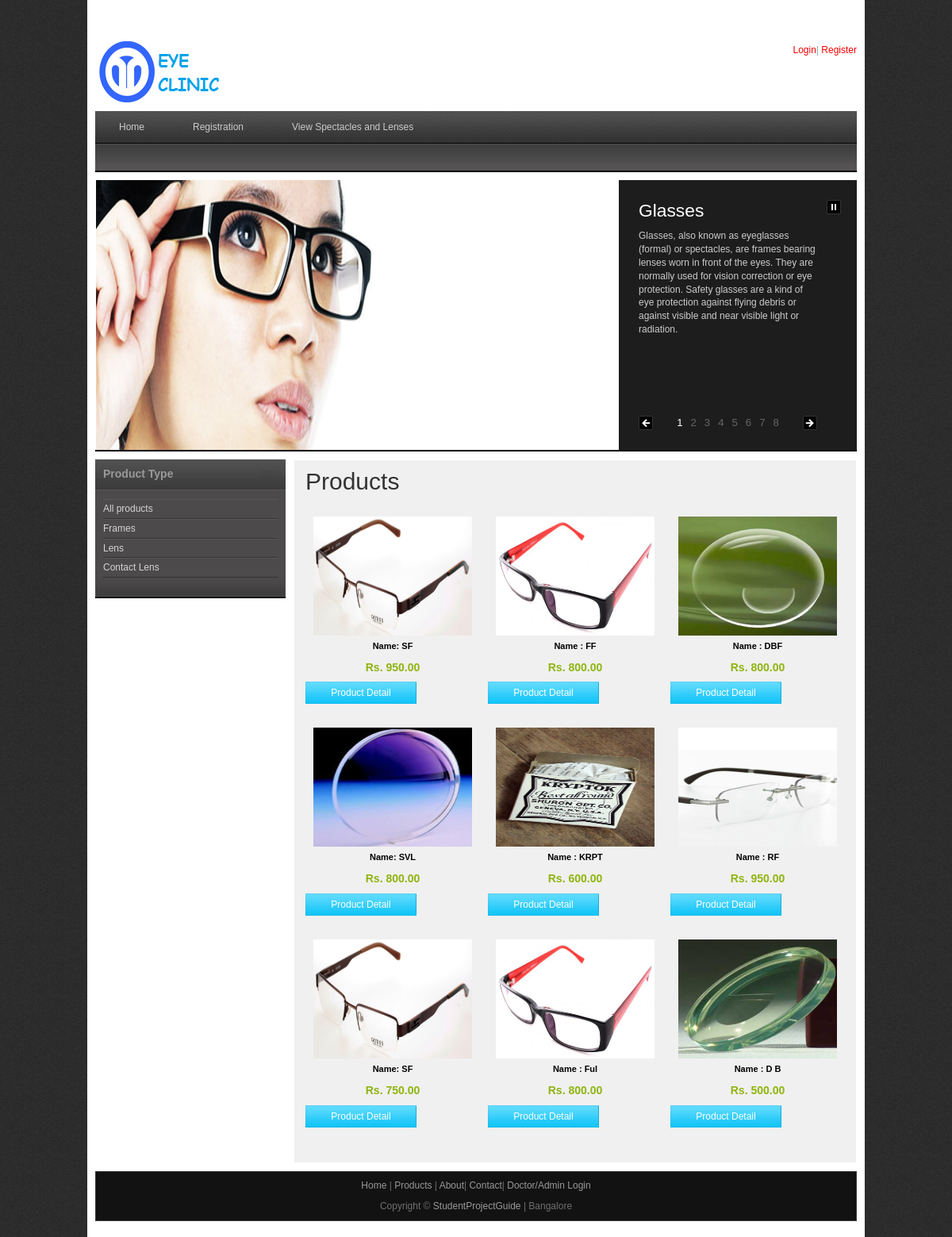
Screenshot of /eyeclinic/index.php with the database file from the repository.
### tables this page shows
CREATE TABLE `products` (
  `prod_id` int(10) NOT NULL,
  `branch_id` int(10) NOT NULL,
  `name` varchar(50) NOT NULL,
  `product_type` varchar(50) NOT NULL,
  `sub_type` varchar(25) NOT NULL,
  `image` varchar(100) NOT NULL,
  `color` varchar(20) NOT NULL,
  `cost` double(10,2) NOT NULL,
  `quantity` int(10) NOT NULL
);

### eyeclinic/index.php (the view, shortened to what this page needs)
<?php
include("includes/header.php");
include("includes/conn.php");
?>
    <div id="templatemo_middle" class="carousel">
    	<div class="panel">
				<div class="details_wrapper">
					<div class="details">
						<div class="detail">
							<h2>Glasses</h2>
                            <p>Glasses, also known as eyeglasses (formal) or spectacles, are frames bearing lenses worn in front of the eyes. They are normally used for vision correction or eye protection. Safety glasses are a kind of eye protection against flying debris or against visible and near visible light or radiation.</p>
							</div>
					</div>
				</div>
				<div class="paging">
					<div id="numbers"></div>
					<a href="javascript:void(0);" class="previous" title="Previous" >Previous</a>
					<a href="javascript:void(0);" class="next" title="Next">Next</a>
				</div>
				<a href="javascript:void(0);" class="pause" title="Turn off autoplay">Pause</a>
			</div>
			<div class="backgrounds">
				<div class="item item_1">
					<img src="images/slider/1.jpg" alt="Slider 01" />
				</div>
			</div>
    </div>
    <div id="templatemo_main">
   		<div id="sidebar" class="float_l">
        	<div class="sidebar_box"><span class="bottom"></span>
            	<?php
				include("sidebar.php");
				?>
            </div>
   		</div>
       <div id="templatemo_main">
        <div id="content" class="float_r">
        	<h1>Products</h1>
            <?php
if(isset($_GET[type]))
{
$results = mysqli_query($con,"select * from products where product_type='$_GET[type]' ORDER BY prod_id DESC  LIMIT 0 , 9");
}
else
{
$results = mysqli_query($con,"select * from products ORDER BY prod_id DESC  LIMIT 0 , 9");
}
			$i=0;
			while($ros = mysqli_fetch_array($results))
			{
				if($ros['image']=="")
				{
				$img = "upload/noimage.jpg";
				}
				else
				{
				$img = "upload/".$ros[image];
				}
				if($i==0)
				{
				?>
            <div class="product_box"><a href="productdetail.php?proid=<?php  echo $ros["prod_id"]; ?>&testids=<?php  echo $_GET[testids]; ?>">
            <a href="productdetail.php?proid=<?php  echo $ros["prod_id"]; ?>&testids=<?php  echo $_GET[testids]; ?>">
            <a href="productdetail.php?proid=<?php  echo $ros["prod_id"]; ?>&testids=<?php  echo $_GET[testids]; ?>">
            <a href="productdetail.php?proid=<?php  echo $ros["prod_id"]; ?>&testids=<?php  echo $_GET[testids]; ?>">
            <img src="<?php   echo $img; ?>" alt="Image 02" height="150" width="200"/></a></a></a></a>
              <h3><?php   echo "Name: ". $ros["name"]; ?></h3>
                <p class="product_price">Rs. <?php   echo $ros["cost"]; ?></p>
                <a href="productdetail.php?proid=<?php  echo $ros["prod_id"]; ?>&testids=<?php  echo $_GET[testids]; ?>" class="add_to_card">Product Detail</a>
            </div>
            <?php
			$i=1;
				}
				else if($i==1)
				{
				?>
            <div class="product_box">
           	  <a href="productdetail.php?proid=<?php  echo $ros["prod_id"]; ?>"><img src="<?php  echo $img; ?>" alt="Image 02" height="150" width="200"/></a>
                <h3>Name : <?php   echo $ros["name"]; ?></h3>
                <p class="product_price">Rs. <?php   echo $ros["cost"]; ?></p>
              <a href="productdetail.php?proid=<?php  echo $ros["prod_id"]; ?>&testids=<?php  echo $_GET[testids]; ?>" class="add_to_card">Product Detail</a>
            </div>
            <?php
			$i=2;
				}
				else if($i==2)
				{
				?>
            <div class="product_box no_margin_right">
      <a href="productdetail.php?proid=<?php  echo $ros["prod_id"]; ?>"><img src="<?php  echo $img; ?>" alt="Image 02" height="150" width="200"/></a>
                <h3>Name : <?php   echo $ros["name"]; ?></h3>
                <p class="product_price">Rs. <?php   echo $ros["cost"]; ?></p>
              <a href="productdetail.php?proid=<?php   echo $ros["prod_id"]; ?>" class="add_to_card">Product Detail</a>
            </div>
            <?php
			$i=0;
				}
				?>
            	<?php
			}
			?>
      </div>
    </div>
    <?php
include("includes/footer.php");
?>

### eyeclinic/css/templatemo_style.css (style rules this page uses)
body { margin: 0; padding: 0; color: #999; font-family: Tahoma, Geneva, sans-serif; font-size: 12px; line-height: 1.4em; background-color: #2e2e2e; background-repeat: repeat; background-image: url(../images/templatemo_body.jpg) }
a, a:link, a:visited { color: #08aee3; font-weight: normal; text-decoration: none; }
p { margin: 0 0 10px 0; padding: 0; }
img { border: none; }
h1, h2, h3, h4, h5, h6 { color: #333; font-weight: normal; }
h1 { font-size: 30px; margin: 0 0 30px; padding: 5px 0; }
h2 { font-size: 26px; margin: 0 0 25px; padding: 5px 0; }
h3 { font-size: 20px; margin: 0 0 20px; padding: 0; }
.float_l { float: left }
.float_r { float: right }
#templatemo_middle { width: 100%; height: 340px; margin-bottom: 10px; padding-bottom: 2px; background: #fff url(../images/templatemo_middle.jpg) repeat-x bottom }
#templatemo_main { width: 100%; margin-bottom: 10px; }
#content { width: 680px; background: #f0f0f0; border: 1px solid #fff; padding: 14px; }
#sidebar { width: 240px }
.sidebar_box { position: relative; background: #4c4a4a; margin-bottom: 36px; }
.sidebar_box span.bottom { position: absolute; bottom: -26px; left: 0; width: 240px; height: 26px; background: url(../images/templatemo_sidebar_bottom.jpg) }
.product_box { float: left; width: 220px; text-align: center; margin: 0 10px 30px 0; }
.product_box img { margin-bottom: 5px; }
.product_box h3 { font-size: 11px; color: #000; font-weight: 700; margin-bottom: 10px; }
.product_box .product_price { color: #8fb410; font-size: 14px; font-weight: 700 }
.product_box .add_to_card { float: left; display: block; width: 140px; height: 28px; line-height: 28px; text-align: center; color: #fff; background: url(../images/add_to_cart.jpg) }
.no_margin_right { margin-right: 0; }

### rows the page displays
products: image (picture), name "SF", cost "950.00"
products: image (picture), name "FF", cost "800.00"
products: image (picture), name "DBF", cost "800.00"
products: image (picture), name "SVL", cost "800.00"
products: image (picture), name "KRPT", cost "600.00"
products: image (picture), name "RF", cost "950.00"
products: image (picture), name "SF", cost "750.00"
products: image (picture), name "Ful", cost "800.00"
products: image (picture), name "D B", cost "500.00"
